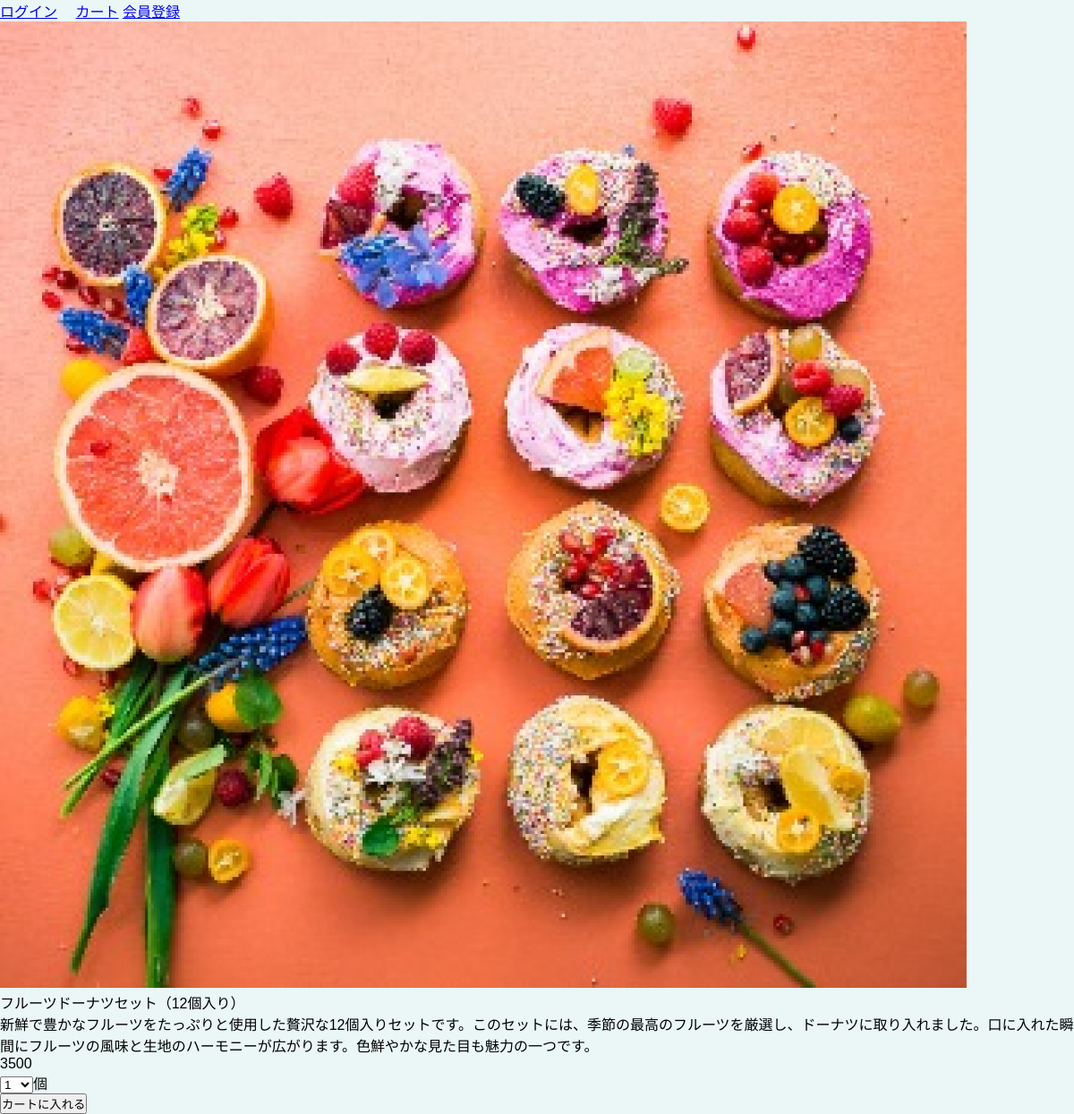
Screenshot of /detail-2.php?id=7 with the database file from the repository.
### tables this page shows
create table product (
	id int not null auto_increment primary key unique, 
	name varchar(200) not null, 
	price int not null,
 description varchar(1000) not null,
	category int not null
);

### detail-2.php (the view, shortened to what this page needs)
<?php require 'includes/header.php'; ?>
<?php
require 'includes/database.php';
$sql = $pdo->prepare('select * from product where id=?');
$sql->execute([$_REQUEST['id']]);
foreach ($sql as $row) {
    echo '<p><img alt="image" src="common/images/', $row['id'], '.jpg"></p>';
    echo '<form action="cart-input.php" method="post">';
    echo '<p>', $row['name'], '</p>';
    echo '<p>', $row['description'], '</p>';
    echo '<p>', $row['price'], '</p>';
    echo '<p><select name="count">';
    for ($i = 1; $i <= 10; $i++) {
        echo '<option value="', $i, '">', $i, '</option>';
    }
    echo '</select>個</p>';
    echo '<p><input type="submit" value="カートに入れる"></p>';
    echo '</form>';
}
?>
<?php require 'includes/footer.php'; ?>

### common/css/base.css (style rules this page uses)
:root { --main-font: Arial, sans-serif; --main-bg-color: #eaf7f6; --main-layout-width: 100%; --border-color: #7fd8cc; --main-padding: 1.25rem; --sub-padding: 0.75rem; --text-align-center: center; --light-bg-color: #fff; --dark-bg-color: #7fd8cc; --pale-bg-color: #F9DB57; --mono-bg-color: #8E8E8E; --text-color: white; --title-color: #3db0a1; --input-border-radius: 0.25rem; --box-shadow-color: rgba(0, 0, 0, 0.1); }
* { box-sizing: border-box; padding: 0; margin: 0; }
body { background-color: var(--main-bg-color); font-family: var(--main-font); }

### rows the page displays
product: name "フルーツドーナツセット（12個入り）", description "新鮮で豊かなフルーツをたっぷりと使用した贅沢な12個入りセットです。このセットには、季節の最高のフルーツを厳選し、ドーナツに取り入れました。口に入れた瞬間にフルーツの風味と生地のハーモニーが広がります。色鮮やかな見た目も魅力の一つです。", price "3500"

### other values shown
form field count "1"
